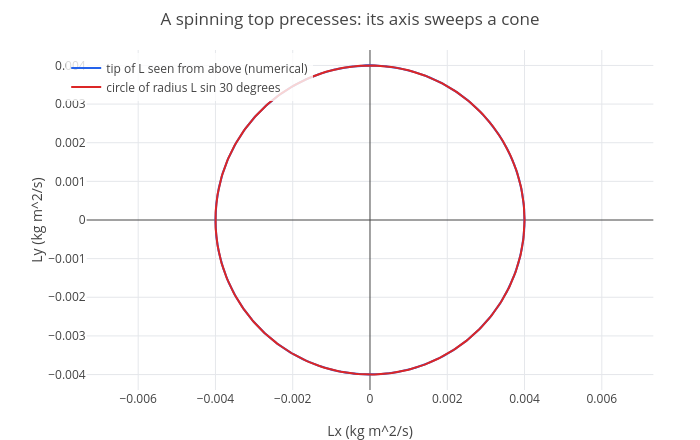

Notebook code cell kept with this figure:
### Markdown cell above
Solve $dL/dt = \tau$ numerically for 2.56 s and look at $L$ from above:

### Code cell
start = [L0*sin(pi/6), 0, L0*cos(pi/6)];
p = odeplot(tau, [Lx Ly Lz], t, start, 0, 2.56, [Lx Ly]);
p = show(p, parametric(L0/2*cos(Om*t), L0/2*sin(Om*t), t, 0, 2*pi/Om));
p = legend(p, "tip of L seen from above (numerical)", "circle of radius L sin 30 degrees");
labels(title(p, "A spinning top precesses: its axis sweeps a cone"), "Lx (kg m^2/s)", "Ly (kg m^2/s)")

### Figure 1 — Plotly figure (JSON) as saved in the notebook; plotly's stock layout.template omitted (floating-point values rounded to 4 significant figures; data arrays with more than 128 entries replaced by an {"elided": "..."} marker saying what was removed)
{"data": [{"line": {"color": "#2563eb", "width": 2}, "mode": "lines", "name": "tip of L seen from above (numerical)", "type": "scatter", "x": {"elided": "2860 float values"}, "y": {"elided": "2860 float values"}}, {"line": {"color": "#dc2626", "width": 2}, "mode": "lines", "name": "circle of radius L sin 30 degrees", "type": "scatter", "x": {"elided": "402 float values"}, "y": {"elided": "402 float values"}}], "layout": {"height": 440, "legend": {"bgcolor": "rgba(255,255,255,0.8)", "x": 0.01, "xanchor": "left", "y": 0.99, "yanchor": "top"}, "margin": {"b": 50, "l": 60, "r": 20, "t": 50}, "showlegend": true, "title": {"text": "A spinning top precesses: its axis sweeps a cone"}, "width": 700, "xaxis": {"constrain": "domain", "range": [-0.007333, 0.007333], "title": {"text": "Lx (kg m^2/s)"}, "zeroline": true}, "yaxis": {"constrain": "domain", "range": [-0.0044, 0.0044], "scaleanchor": "x", "scaleratio": 1, "title": {"text": "Ly (kg m^2/s)"}, "zeroline": true}}}
